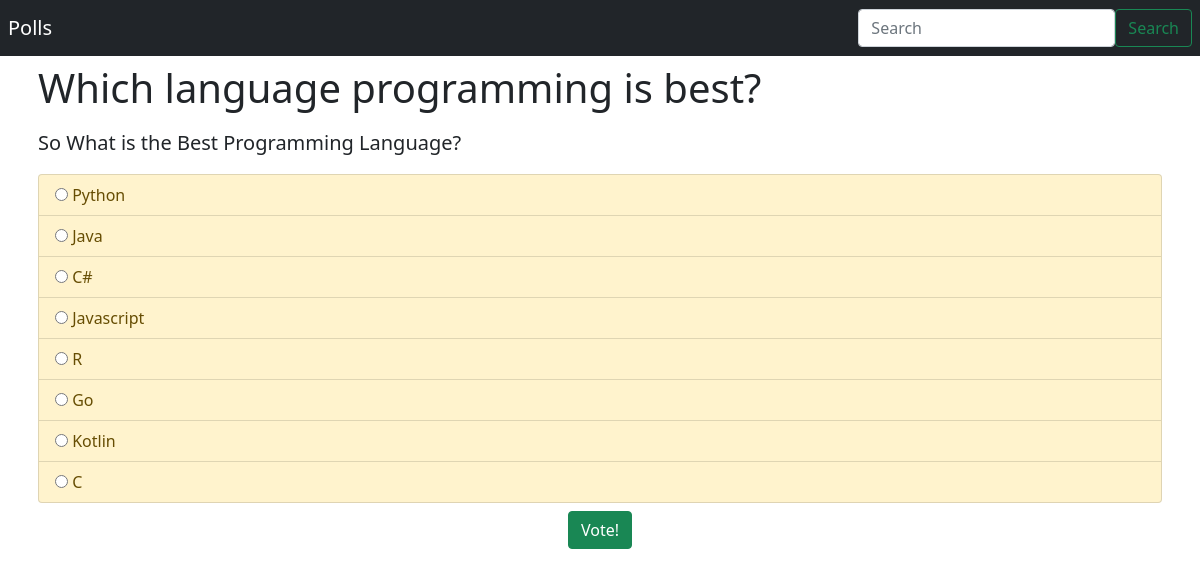
The app's page /polls/8/ with its own data.
### polls/models.py (models this page shows, shortened)
class Question(models.Model):
    question_text = models.CharField(max_length=200)
    question_description = models.TextField(max_length=1000, default="Only description")
    pub_date = models.DateTimeField('data published')

class Choice(models.Model):
    question = models.ForeignKey(Question, on_delete=models.CASCADE)
    choice_text = models.CharField(max_length=200)
    votes = models.IntegerField(default=0)

### polls/views.py (the view)
# urls.py: path('<int:pk>/', views.DetailView.as_view(), name="detail"),
class DetailView(generic.DetailView):
    model = Question
    template_name = 'polls/detail.html'
    def get_queryset(self):
        return Question.objects.filter(pub_date__lte=timezone.now())

### polls/templates/polls/detail.html (shortened to what this page needs)
{% extends 'polls/base.html' %}
{% block content %}
    <div class='container p-2'>
        <div class="row align-items-center">
            <form action="{% url 'polls:vote' question.id %}" method="post">
                <fieldset>
                    <h1 class="mb-3 bd-text-purple-bright">{{ question.question_text }}</h1>
                    <p class="lead">{{ question.question_description }}</p>
                    <ul class='list-group'>
                        {% for choice in question.choice_set.all %}
                            <li class="list-group-item list-group-item-warning">
                                <input type="radio" name="choice" id="choice{{ forloop.counter }}" value="{{ choice.id }}">
                                <label for="choice{{ forloop.counter }}">{{ choice.choice_text }}</label>
                            </li>
                        {% endfor %}
                    </ul>
                <div class="d-flex justify-content-center">
                <button type="submit" class="btn btn-success m-2">Vote!</button>
                </div>
                </fieldset>
            </form>
        </div>
    </div>
{% endblock %}

### records on screen
Question: question_text "Which language programming is best?", question_description "So What is the Best Programming Language?"
Choice: choice_text "Python"
Choice: choice_text "Java"
Choice: choice_text "C#"
Choice: choice_text "Javascript"
Choice: choice_text "R"
Choice: choice_text "Go"
Choice: choice_text "Kotlin"
Choice: choice_text "C"
